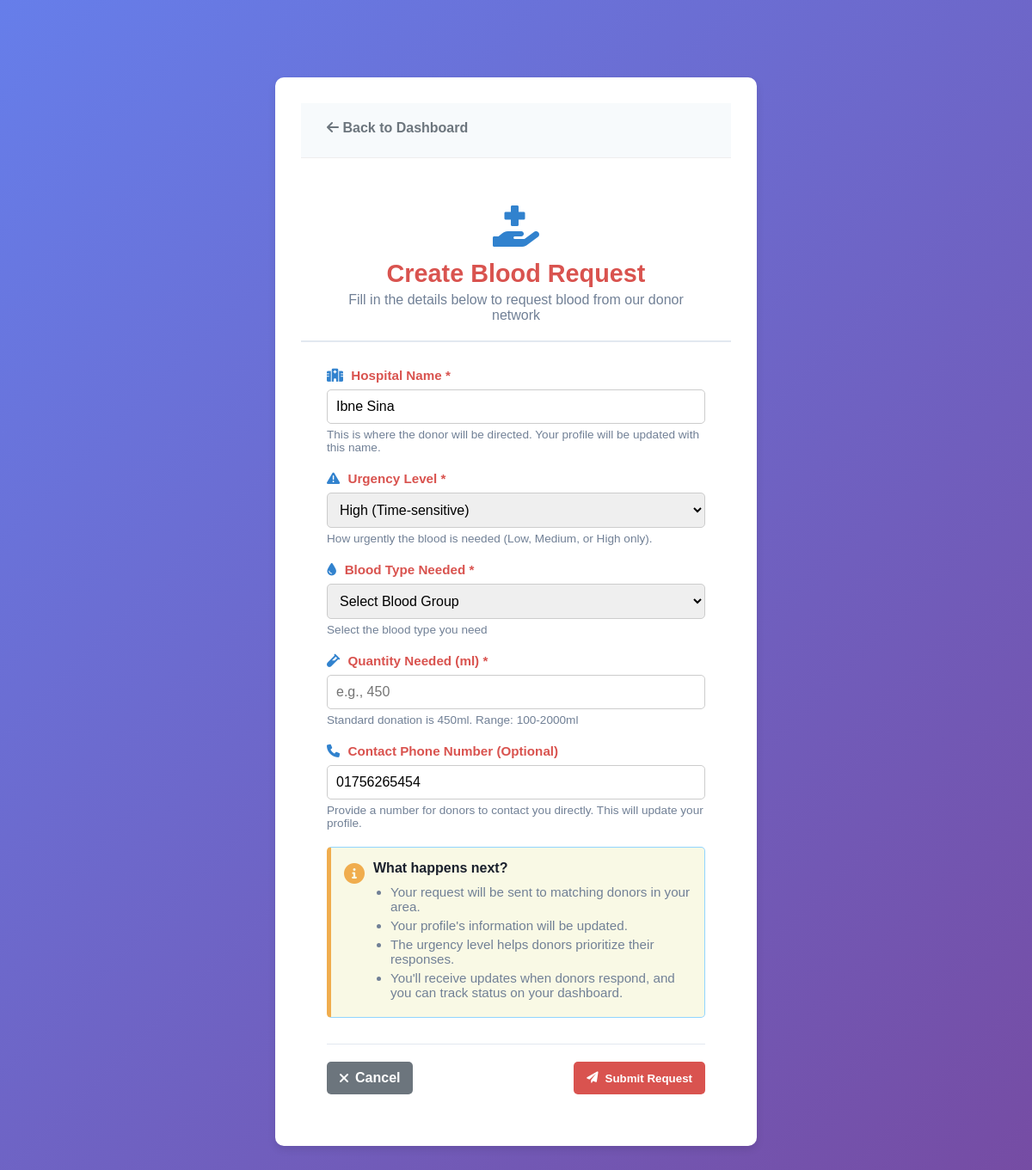
The page /receiver/create_request.php (signed in) on the database its author committed.
### tables this page shows
CREATE TABLE `recipients` (
  `id` int(11) NOT NULL,
  `user_id` int(11) NOT NULL,
  `blood_type_id` int(11) NOT NULL,
  `urgency_level` enum('Low','Medium','High') NOT NULL,
  `hospital` varchar(100) DEFAULT NULL,
  `phone` varchar(20) DEFAULT NULL
);

### receiver/create_request.php (the view, shortened to what this page needs)
<?php
require_once '../config/db_connection.php';
$user_id = $_SESSION['user_id'];
$recipient_query = "SELECT id, phone, hospital, urgency_level FROM recipients WHERE user_id = ?";
$stmt = $conn->prepare($recipient_query);
$stmt->bind_param("i", $user_id);
$stmt->execute();
$recipient_result = $stmt->get_result();
$recipient_data = $recipient_result->fetch_assoc();
$current_phone = $recipient_data['phone'] ?? '';
$current_hospital = $recipient_data['hospital'] ?? '';
$current_urgency = $recipient_data['urgency_level'] ?? 'Low';
?>
<!DOCTYPE html>
<html lang="en">
<head>
    <link rel="stylesheet" href="receiver_style.css">
    <link href="https://cdnjs.cloudflare.com/ajax/libs/font-awesome/6.0.0/css/all.min.css" rel="stylesheet">
</head>
<body>
    <div class="request-form-container">
        <div class="request-form-box">
            <div class="form-header">
                <a href="dashboard.php" class="back-btn">
                    <i class="fas fa-arrow-left"></i> Back to Dashboard
                </a>
            </div>
            <div class="form-title">
                <i class="fas fa-hand-holding-medical"></i>
                <h2>Create Blood Request</h2>
                <p>Fill in the details below to request blood from our donor network</p>
            </div>
            <form method="POST" action="" class="blood-request-form">
                <div class="form-group">
                    <label for="hospital_name">
                        <i class="fas fa-hospital"></i> Hospital Name *
                    </label>
                    <input
                        type="text"
                        id="hospital_name"
                        name="hospital_name"
                        placeholder="e.g., Central General Hospital"
                        required
                        value="<?php echo htmlspecialchars($current_hospital); ?>">
                    <small>This is where the donor will be directed. Your profile will be updated with this name.</small>
                </div>
                <div class="form-group">
                    <label for="urgency_level">
                        <i class="fas fa-exclamation-triangle"></i> Urgency Level *
                    </label>
                    <select id="urgency_level" name="urgency_level" required>
                        <option value="High" <?php echo ($current_urgency == 'High') ? 'selected' : ''; ?>>High (Time-sensitive)</option>
                    </select>
                    <small>How urgently the blood is needed (Low, Medium, or High only).</small>
                </div>
                <div class="form-group">
                    <label for="blood_type_id">
                        <i class="fas fa-tint"></i> Blood Type Needed *
                    </label>
                    <select id="blood_type_id" name="blood_type_id" required>
                        <option value="">Select Blood Group</option>
                    </select>
                    <small>Select the blood type you need</small>
                </div>
                <div class="form-group">
                    <label for="quantity_ml">
                        <i class="fas fa-vial"></i> Quantity Needed (ml) *
                    </label>
                    <input
                        type="number"
                        id="quantity_ml"
                        name="quantity_ml"
                        min="100"
                        max="2000"
                        step="50"
                        placeholder="e.g., 450"
                        required
                        value="<?php echo isset($_POST['quantity_ml']) ? htmlspecialchars($_POST['quantity_ml']) : ''; ?>">
                    <small>Standard donation is 450ml. Range: 100-2000ml</small>
                </div>
                <div class="form-group">
                    <label for="phone_number">
                        <i class="fas fa-phone"></i> Contact Phone Number (Optional)
                    </label>
                    <input
                        type="tel"
                        id="phone_number"
                        name="phone_number"
                        placeholder="e.g., +8801XXXXXXXXX"
                        maxlength="20"
                        value="<?php echo htmlspecialchars($current_phone); ?>">
                    <small>Provide a number for donors to contact you directly. This will update your profile.</small>
                </div>
                <div class="info-box">
                    <i class="fas fa-info-circle"></i>
                    <div>
                        <strong>What happens next?</strong>
                        <ul>
                            <li>Your request will be sent to matching donors in your area.</li>
                            <li>Your profile's information will be updated.</li>
                            <li>The urgency level helps donors prioritize their responses.</li>
                            <li>You'll receive updates when donors respond, and you can track status on your dashboard.</li>
                        </ul>
                    </div>
                </div>
                <div class="form-actions">
                    <a href="dashboard.php" class="btn btn-secondary">
                        <i class="fas fa-times"></i> Cancel
                    </a>
                    <button type="submit" class="btn btn-primary">
                        <i class="fas fa-paper-plane"></i> Submit Request
                    </button>
                </div>
            </form>
        </div>
    </div>
</body>
</html>

### receiver/receiver_style.css (style rules this page uses)
* { margin: 0; padding: 0; box-sizing: border-box; }
:root { --primary-color: #3182ce; --primary-dark: #2c5282; --primary-light: #90cdf4; --success-color: #38a169; --danger-color: #e53e3e; --warning-color: #d69e2e; --text-primary: #1a202c; --text-secondary: #718096; --bg-color: #f7fafc; --white: #ffffff; --border-color: #e2e8f0; --shadow: 0 4px 6px rgba(0, 0, 0, 0.1); --shadow-lg: 0 10px 15px rgba(0, 0, 0, 0.1); }
body { font-family: 'Segoe UI', Tahoma, Geneva, Verdana, sans-serif; background: linear-gradient(135deg, #667eea 0%, #764ba2 100%); min-height: 100vh; display: flex; align-items: center; justify-content: center; padding: 20px; }
.form-group { margin-bottom: 20px; }
.form-group label { display: block; margin-bottom: 8px; color: var(--text-primary); font-weight: 600; font-size: 0.95rem; }
.form-group label i { margin-right: 5px; color: var(--primary-color); }
.form-group input, .form-group select, .form-group textarea { width: 100%; padding: 12px 15px; border: 2px solid var(--border-color); border-radius: 8px; font-size: 1rem; transition: all 0.3s ease; font-family: inherit; }
.form-group small { display: block; margin-top: 5px; color: var(--text-secondary); font-size: 0.85rem; }
.btn { padding: 10px 20px; border-radius: 8px; text-decoration: none; font-weight: 600; transition: all 0.3s ease; border: none; cursor: pointer; display: inline-flex; align-items: center; gap: 8px; }
.btn-primary { background: var(--primary-color); color: var(--white); }
.btn-secondary { background: var(--bg-color); color: var(--text-primary); border: 2px solid var(--border-color); }
.request-form-container { width: 100%; max-width: 700px; margin: 0 auto; animation: fadeIn 0.5s ease-in; }
.request-form-box { background: var(--white); border-radius: 12px; box-shadow: var(--shadow-lg); overflow: hidden; }
.form-header { padding: 20px 30px; background: var(--bg-color); border-bottom: 1px solid var(--border-color); }
.back-btn { color: var(--text-primary); text-decoration: none; font-weight: 600; display: inline-flex; align-items: center; gap: 8px; transition: all 0.3s ease; }
.form-title { text-align: center; padding: 40px 30px 20px; border-bottom: 2px solid var(--border-color); }
.form-title i { font-size: 3rem; color: var(--primary-color); margin-bottom: 15px; }
.form-title h2 { font-size: 1.8rem; color: var(--text-primary); margin-bottom: 10px; }
.form-title p { color: var(--text-secondary); font-size: 1rem; }
.blood-request-form { padding: 30px; }
.info-box { background: #e6f7ff; border: 1px solid #91d5ff; border-radius: 8px; padding: 20px; margin: 25px 0; display: flex; gap: 15px; }
.info-box i { font-size: 1.5rem; color: var(--info-color); flex-shrink: 0; margin-top: 3px; }
.info-box strong { display: block; margin-bottom: 10px; color: var(--text-primary); }
.info-box ul { margin: 0; padding-left: 20px; color: var(--text-secondary); }
.info-box li { margin: 5px 0; font-size: 0.95rem; }
.form-actions { display: flex; gap: 15px; justify-content: flex-end; margin-top: 30px; padding-top: 20px; border-top: 1px solid var(--border-color); }

### receiver/create_request.php (style rules this page uses)
body { font-family: sans-serif; background-color: #f7f7f7; color: #333; }
.request-form-container { max-width: 600px; margin: 50px auto; padding: 20px; }
.request-form-box { background: white; padding: 30px; border-radius: 10px; box-shadow: 0 4px 10px rgba(0,0,0,0.1); }
.form-title h2 { color: #d9534f; margin-bottom: 5px; }
.form-group { margin-bottom: 20px; }
.form-group label { display: block; margin-bottom: 8px; font-weight: bold; color: #d9534f; }
.form-group input, .form-group select { width: 100%; padding: 10px; border: 1px solid #ccc; border-radius: 5px; box-sizing: border-box; }
.form-actions { display: flex; justify-content: space-between; margin-top: 30px; }
.btn { padding: 10px 15px; border-radius: 5px; text-decoration: none; cursor: pointer; }
.btn-primary { background-color: #d9534f; color: white; border: none; }
.btn-secondary { background-color: #6c757d; color: white; border: none; }
.info-box { background-color: #f9f9e5; border-left: 5px solid #f0ad4e; padding: 15px; border-radius: 5px; display: flex; gap: 10px; margin-top: 20px; }
.info-box i { color: #f0ad4e; font-size: 1.5em; }
.back-btn { text-decoration: none; color: #6c757d; display: block; margin-bottom: 15px; }
.form-header { border-bottom: 1px solid #eee; padding-bottom: 10px; margin-bottom: 15px; }

### rows shown on the page
recipients: hospital_name "Ibne Sina", urgency_level "High (Time-sensitive)", phone_number "01756265454"
